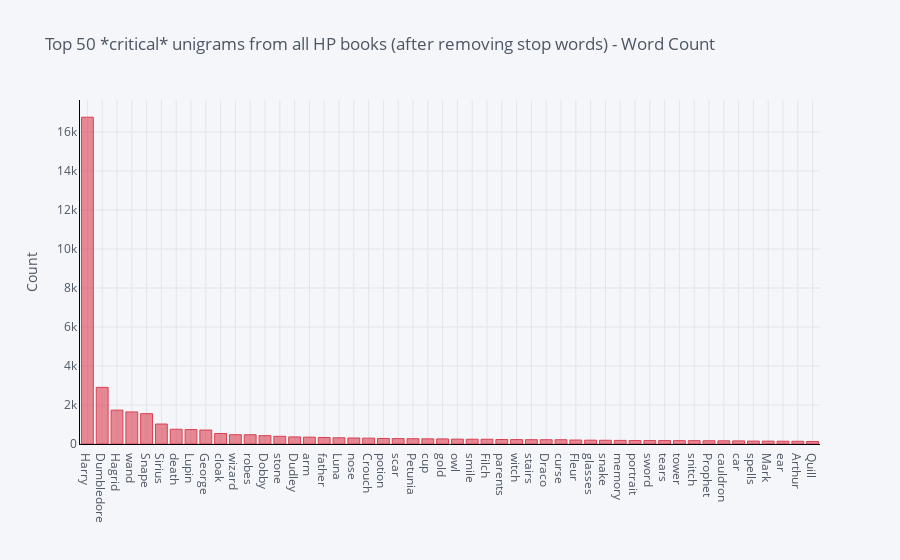

This figure's notebook cell:
### Code cell
cu_counts_df = pd.DataFrame(critical_unigrams, columns = ['Unigram' , 'count'])
cu_counts_df.groupby('Unigram').sum()['count'].sort_values(ascending=False).iplot(
    color='red', kind='bar', yTitle='Count', linecolor='black', title='Top 50 *critical* unigrams from all HP books (after removing stop words) - Word Count')

### Figure 1 — Plotly figure (JSON) as saved in the notebook; plotly's stock layout.template omitted (floating-point values rounded to 4 significant figures)
{"data": [{"marker": {"color": "rgba(219, 64, 82, 0.6)", "line": {"color": "rgba(219, 64, 82, 1.0)", "width": 1}}, "name": "count", "orientation": "v", "text": "", "type": "bar", "x": ["Harry", "Dumbledore", "Hagrid", "wand", "Snape", "Sirius", "death", "Lupin", "George", "cloak", "wizard", "robes", "Dobby", "stone", "Dudley", "arm", "father", "Luna", "nose", "Crouch", "potion", "scar", "Petunia", "cup", "gold", "owl", "smile", "Filch", "parents", "witch", "stairs", "Draco", "curse", "Fleur", "glasses", "snake", "memory", "portrait", "sword", "tears", "tower", "snitch", "Prophet", "cauldron", "car", "spells", "Mark", "ear", "Arthur", "Quill"], "y": [16758, 2904, 1737, 1644, 1556, 1024, 757, 741, 717, 539, 476, 475, 428, 395, 363, 352, 334, 318, 307, 300, 285, 278, 271, 265, 261, 251, 245, 243, 231, 226, 221, 219, 219, 203, 196, 190, 184, 177, 177, 176, 173, 171, 165, 163, 159, 149, 146, 142, 139, 129]}], "layout": {"legend": {"bgcolor": "#F5F6F9", "font": {"color": "#4D5663"}}, "paper_bgcolor": "#F5F6F9", "plot_bgcolor": "#F5F6F9", "title": {"font": {"color": "#4D5663"}, "text": "Top 50 *critical* unigrams from all HP books (after removing stop words) - Word Count"}, "xaxis": {"gridcolor": "#E1E5ED", "linecolor": "black", "showgrid": true, "tickfont": {"color": "#4D5663"}, "title": {"font": {"color": "#4D5663"}, "text": ""}, "zerolinecolor": "#E1E5ED"}, "yaxis": {"gridcolor": "#E1E5ED", "linecolor": "black", "showgrid": true, "tickfont": {"color": "#4D5663"}, "title": {"font": {"color": "#4D5663"}, "text": "Count"}, "zerolinecolor": "#E1E5ED"}}}
